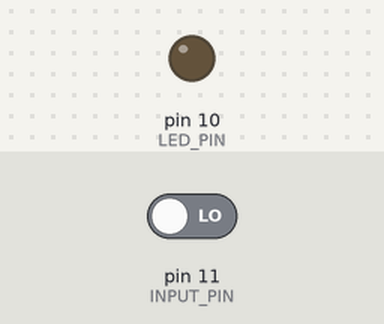
This sketch was run on a simulated Arduino Uno, built with avr-gcc and run on an emulated ATmega328P. On the bench: output pins drawn as LEDs (lit = HIGH). The inputs (shaded band) are chosen by the test bench; at power-on: pin 11 (INPUT_PIN) LOW.

Above: at 1.2 s.
1.3 s: pin 11 (INPUT_PIN) driven HIGH
At 2.2 s:
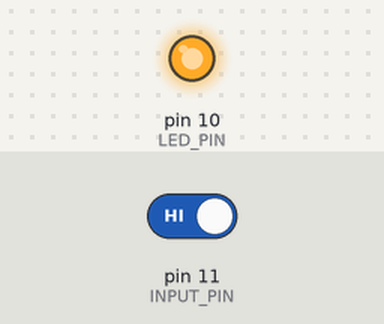
Timing chart, 0 to 4.3 s (numbered marks = the images above; inputs shaded):
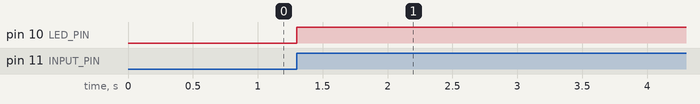

The sketch:

main.ino
```cpp
const int LED_PIN = 10,
      INPUT_PIN = 11,
      READ_THROTTLE = 10;

bool on = false,
     buttonWasReleased = false,
     buttonWasPressed = false;

int lastRead = 0;

void setup() {
  pinMode(LED_PIN, OUTPUT);
  pinMode(INPUT_PIN, INPUT);
}

void switchLED() {
  on = !on;
  digitalWrite(LED_PIN, on ? HIGH : LOW);
}

bool buttonIsPressed() {
  return digitalRead(INPUT_PIN) == HIGH;
}

void readButton() {
  bool pressed = buttonIsPressed();

  if(!pressed && !buttonWasReleased) {
    buttonWasReleased = true;
  } else if(pressed && buttonWasReleased && !buttonWasPressed) {
    buttonWasPressed = true;
  }
}

void loop() {
  readButton();

  if(buttonWasPressed && buttonWasReleased) {
    buttonWasPressed = buttonWasReleased = false;
    switchLED();
  }
}
```

Measured:
- after the input at 1.3 s, pin 10 (LED_PIN): LOW → HIGH at once
